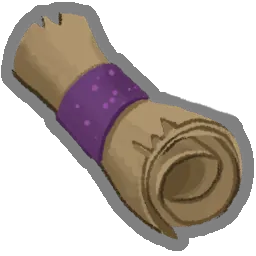
#> input picture bible/images/relics/arcane_scroll.webp, 256 x 256 px
$ python -i convert_all_gba_assets.py   (imports and definitions only)
#> lines starting #> are read from the running program, lines starting #| are printed output that depends on the picture
#!/usr/bin/env python3
# Script de conversion de tous les assets du jeu Slay the Spire 2 vers Butano GBA (16 couleurs, BMP)
import os, sys
from PIL import Image

def convert_asset(src_path, dst_bmp, dst_json, size=(32, 32), sprite_type="sprite"):
#> called with dst_bmp = 'out.png', dst_json = 'out1.png', size = (32, 32), sprite_type = 'sprite'
    os.makedirs(os.path.dirname(dst_bmp), exist_ok=True)
    if not os.path.exists(src_path):
        return False
    with Image.open(src_path) as img:
#> img is the input picture: PIL image 256x256 RGBA; mean R, G, B, A 154.8, 145.1, 138.6, 111.4
        img = img.convert("RGBA")
        img = img.resize(size, Image.Resampling.LANCZOS)
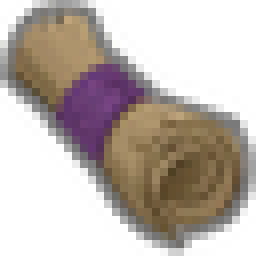
#> img: PIL image 32x32 RGBA (shown 8 times larger); mean R, G, B, A 50.2, 40.2, 33.4, 111.5; transparent parts drawn white
        quantized = img.convert("RGB").quantize(colors=16, method=Image.Quantize.MEDIANCUT)
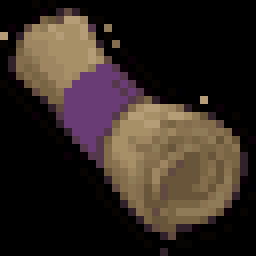
#> quantized: PIL image 32x32 P (shown 8 times larger); mean R, G, B 50, 39.7, 33.7
        quantized.save(dst_bmp, "BMP")
    with open(dst_json, "w") as f:
        f.write(f'{{\n    "type": "{sprite_type}",\n    "height": {size[1]}\n}}\n')
    return True

# [18 lines not run here, left out]

>>> result = convert_asset('../bible/images/relics/arcane_scroll.webp', 'out.png', 'out1.png')

$ run again, on bible/images/relics/book_of_five_rings.webp
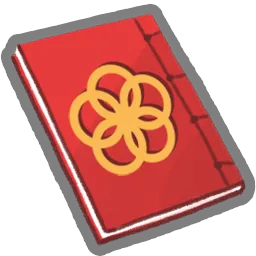
#> input picture bible/images/relics/book_of_five_rings.webp, 256 x 256 px
#> in convert_asset, img is the input picture: PIL image 256x256 RGBA; mean R, G, B, A 119.8, 51.3, 43.3, 140.4
#> in convert_asset, `img = img.resize(size, Image.Resampling.LANCZOS)`:
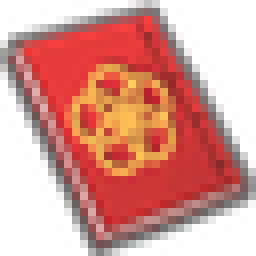
#> img: PIL image 32x32 RGBA (shown 8 times larger); mean R, G, B, A 105.8, 43.2, 35, 140.6; transparent parts drawn white
#> in convert_asset, `quantized = img.convert("RGB").quantize(colors=16, method=Image.Quanti..`:
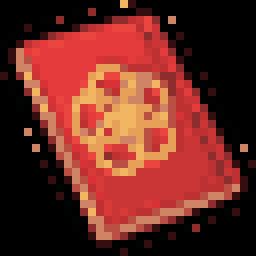
#> quantized: PIL image 32x32 P (shown 8 times larger); mean R, G, B 106.2, 42.6, 34.3

$ run again, on bible/images/relics/captains_wheel.webp
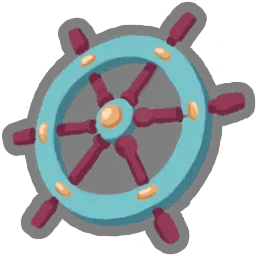
#> input picture bible/images/relics/captains_wheel.webp, 256 x 256 px
#> in convert_asset, img is the input picture: PIL image 256x256 RGBA; mean R, G, B, A 92.7, 96, 100.8, 117.8
#> in convert_asset, `img = img.resize(size, Image.Resampling.LANCZOS)`:
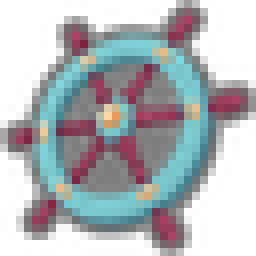
#> img: PIL image 32x32 RGBA (shown 8 times larger); mean R, G, B, A 46.9, 51.5, 55.5, 117.4; transparent parts drawn white
#> in convert_asset, `quantized = img.convert("RGB").quantize(colors=16, method=Image.Quanti..`:
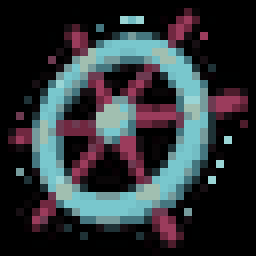
#> quantized: PIL image 32x32 P (shown 8 times larger); mean R, G, B 45.9, 51, 55.2
